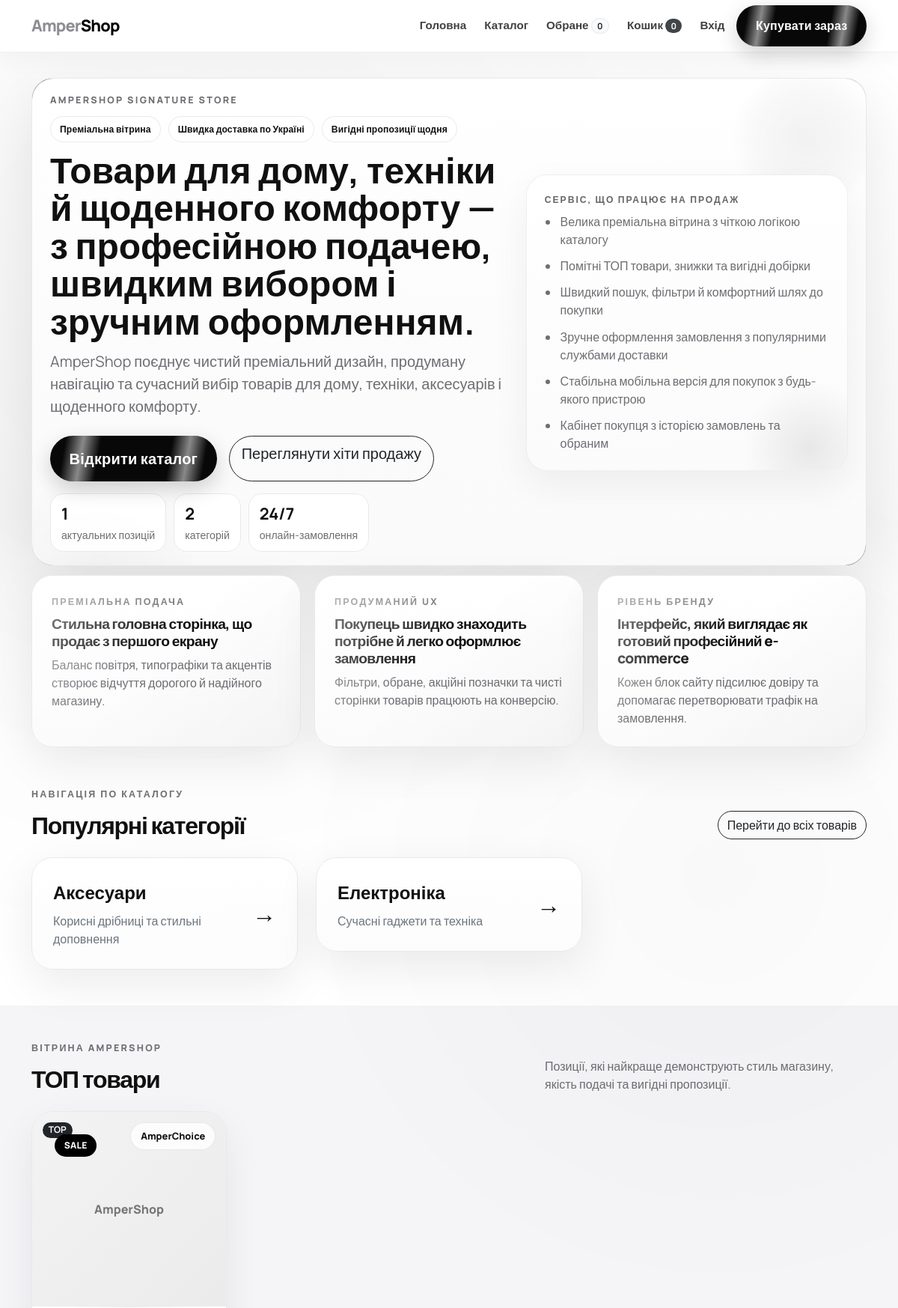
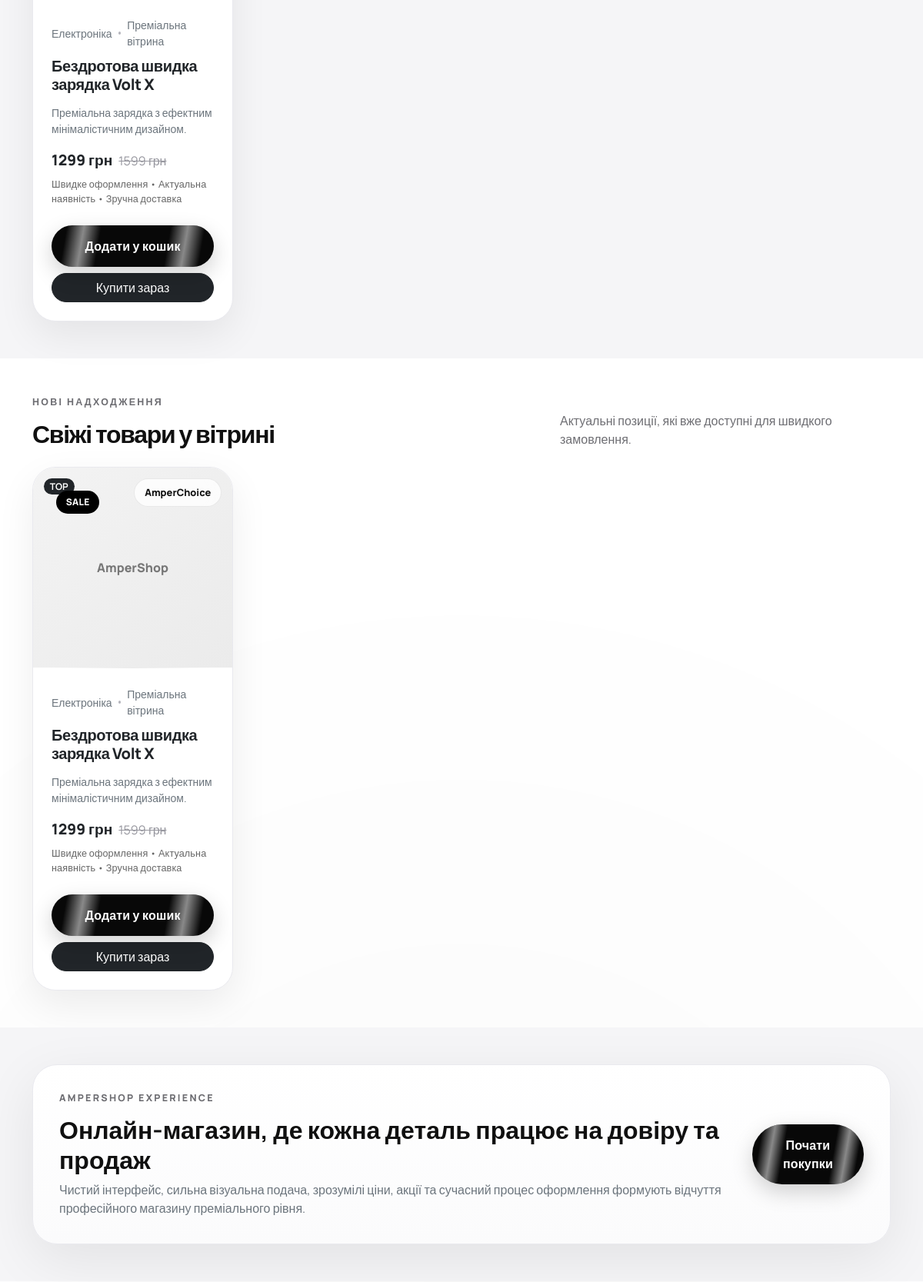
The page / (upper part) on the database its author committed (2 pictures, top to bottom).
### app.py (models this page shows, shortened)
class Setting(db.Model):
    id = db.Column(db.Integer, primary_key=True)
    key = db.Column(db.String(120), unique=True, nullable=False)
    value = db.Column(db.Text, nullable=True)

class Category(db.Model):
    id = db.Column(db.Integer, primary_key=True)
    name = db.Column(db.String(120), unique=True, nullable=False)
    slug = db.Column(db.String(120), unique=True, nullable=False)
    description = db.Column(db.Text, nullable=True)
    created_at = db.Column(db.DateTime, default=datetime.utcnow)
    products = db.relationship("Product", backref="category", lazy=True)

class Product(db.Model):
    id = db.Column(db.Integer, primary_key=True)
    title = db.Column(db.String(220), nullable=False)
    slug = db.Column(db.String(220), unique=True, nullable=False)
    short_description = db.Column(db.String(500), nullable=True)
    description = db.Column(db.Text, nullable=True)
    specifications = db.Column(db.Text, nullable=True)
    price = db.Column(db.Float, nullable=False)
    old_price = db.Column(db.Float, nullable=True)
    discount_enabled = db.Column(db.Boolean, default=False)
    is_top = db.Column(db.Boolean, default=False)
    is_active = db.Column(db.Boolean, default=True)
    stock_status = db.Column(db.String(50), default="В наявності")
    supplier_chat_id = db.Column(db.String(120), nullable=True)
    supplier_email = db.Column(db.String(180), nullable=True)
    supplier_notification_channel = db.Column(db.String(20), default="telegram")
    supplier_price = db.Column(db.Float, nullable=True)
    available_delivery_methods = db.Column(db.Text, nullable=True)
    category_id = db.Column(db.Integer, db.ForeignKey("category.id"), nullable=False)
    created_at = db.Column(db.DateTime, default=datetime.utcnow)
    updated_at = db.Column(db.DateTime, default=datetime.utcnow, onupdate=datetime.utcnow)
    images = db.relationship("ProductImage", backref="product", lazy=True, cascade="all, delete-orphan")
    order_items = db.relationship("OrderItem", backref="product", lazy=True)
    reviews = db.relationship("ProductReview", backref="product", lazy=True, cascade="all, delete-orphan")
    @property
    def current_price(self):
        if self.discount_enabled and self.old_price and self.old_price > self.price:
            return self.price
        return self.price

### app.py (the view)
    @app.route("/")
    def home():
        top_products = Product.query.filter_by(is_active=True, is_top=True).order_by(Product.created_at.desc()).limit(8).all()
        fresh_products = Product.query.filter_by(is_active=True).order_by(Product.created_at.desc()).limit(12).all()
        categories = Category.query.order_by(Category.name.asc()).all()
        return render_template("home.html", top_products=top_products, fresh_products=fresh_products, categories=categories)

### app.py (called while the page is built)
def get_setting(key, default=""):
    item = Setting.query.filter_by(key=key).first()
    return item.value if item and item.value is not None else default

def cms_lines(key, default=""):
    value = get_setting(key, default) or ""
    return [line.strip() for line in value.splitlines() if line.strip()]

def cms_int(key, default=0):
    value = get_setting(key, str(default))
    try:
        return int(value)
    except (TypeError, ValueError):
        return default

### templates/home.html (shortened to what this page needs)
{% extends 'base.html' %}
{% block content %}
<section class="hero-section ultra-hero-section final-hero-section">
  <div class="container">
    <div class="hero-card pulse-border premium-hero ultra-hero final-hero compact-hero">
      <div class="hero-orb"></div>
      <div class="row align-items-center g-4">
        <div class="col-lg-7">
          <div class="eyebrow">{{ cms('home_hero_eyebrow', 'AmperShop Signature Store') }}</div>
          <div class="hero-badge-row">
            <span class="hero-badge">{{ cms('home_hero_badge_1', 'Преміальна вітрина') }}</span>
            <span class="hero-badge">{{ cms('home_hero_badge_2', 'Швидка доставка по Україні') }}</span>
            <span class="hero-badge">{{ cms('home_hero_badge_3', 'Вигідні пропозиції щодня') }}</span>
          </div>
          <h1 class="display-4 fw-bold mb-3">{{ cms('home_hero_title', 'Товари для дому, техніки й щоденного комфорту — з професійною подачею, швидким вибором і зручним оформленням.') }}</h1>
          <p class="fs-5">{{ cms('home_hero_subtitle', 'AmperShop поєднує чистий преміальний дизайн, продуману навігацію та сучасний вибір товарів для дому, техніки, аксесуарів і щоденного комфорту.') }}</p>
          <div class="d-flex flex-wrap gap-3 mt-4">
            <a class="btn btn-electric btn-lg" href="{{ cms('home_primary_button_url', '/catalog') }}">{{ cms('home_primary_button_text', 'Відкрити каталог') }}</a>
            <a class="btn btn-outline-dark rounded-pill btn-lg" href="{{ cms('home_secondary_button_url', '/#featured-products') }}">{{ cms('home_secondary_button_text', 'Переглянути хіти продажу') }}</a>
          </div>
          <div class="hero-metrics hero-metrics-ultra">
            <div><strong>{{ cms('home_metric_1_value', '') or fresh_products|length }}</strong><span>{{ cms('home_metric_1_label', 'актуальних позицій') }}</span></div>
            <div><strong>{{ cms('home_metric_2_value', '') or categories|length }}</strong><span>{{ cms('home_metric_2_label', 'категорій') }}</span></div>
            <div><strong>{{ cms('home_metric_3_value', '24/7') }}</strong><span>{{ cms('home_metric_3_label', 'онлайн-замовлення') }}</span></div>
          </div>
        </div>
        <div class="col-lg-5">
          <div class="hero-side-card p-4 h-100 ultra-side-card final-side-card">
            <div class="mini-kicker mb-2">{{ cms('home_side_kicker', 'Сервіс, що працює на продаж') }}</div>
            <ul class="feature-list mb-0">
              {% for line in cms_lines('home_side_features', 'Велика преміальна вітрина з чіткою логікою каталогу\nПомітні ТОП товари, знижки та вигідні добірки\nШвидкий пошук, фільтри й комфортний шлях до покупки\nЗручне оформлення замовлення з популярними службами доставки\nСтабільна мобільна версія для покупок з будь-якого пристрою\nКабінет покупця з історією замовлень та обраним') %}
              <li>{{ line }}</li>
              {% endfor %}
            </ul>
          </div>
        </div>
      </div>
    </div>
    <div class="ultra-strip-grid final-strip-grid">
      {% for card in strip_cards|sort(attribute='order') %}
      <div class="ultra-strip-card final-strip-card">
        <div class="eyebrow mb-2">{{ card.eyebrow }}</div>
        <h3>{{ card.title }}</h3>
        <p>{{ card.text }}</p>
      </div>
      {% endfor %}
    </div>
  </div>
</section>
<section class="py-5 categories-section">
  <div class="container">
    <div class="section-head mb-4 d-flex justify-content-between align-items-end flex-wrap gap-3">
      <div>
        <div class="eyebrow">Навігація по каталогу</div>
        <h2 class="fw-bold mb-0">Популярні категорії</h2>
      </div>
      <a href="{{ url_for('catalog') }}" class="btn btn-outline-dark rounded-pill">Перейти до всіх товарів</a>
    </div>
    <div class="row g-4">
      {% for category in categories %}
      <div class="col-md-6 col-lg-4">
        <a href="{{ url_for('catalog', category=category.slug) }}" class="category-card text-decoration-none ultra-category-card final-category-card">
          <div>
            <div class="fw-bold fs-4 mb-2">{{ category.name }}</div>
            <div class="text-secondary">{{ category.description or 'Добірка товарів із сучасною подачею та комфортним вибором.' }}</div>
          </div>
          <div class="fs-2">→</div>
        </a>
      </div>
      {% endfor %}
    </div>
  </div>
</section>
<section class="py-5 bg-soft" id="featured-products">
  <div class="container">
    <div class="section-head mb-4 d-flex justify-content-between align-items-end flex-wrap gap-3">
      <div>
        <div class="eyebrow">Вітрина AmperShop</div>
        <h2 class="fw-bold mb-0">ТОП товари</h2>
      </div>
      <div class="section-copy">Позиції, які найкраще демонструють стиль магазину, якість подачі та вигідні пропозиції.</div>
    </div>
    <div class="row g-4">
      {% for product in top_products %}
        {% include 'partials/product_card.html' %}
      {% endfor %}
    </div>
  </div>
</section>
<section class="py-5 fresh-section">
  <div class="container">
    <div class="section-head mb-4 d-flex justify-content-between align-items-end flex-wrap gap-3">
      <div>
        <div class="eyebrow">Нові надходження</div>
        <h2 class="fw-bold mb-0">Свіжі товари у вітрині</h2>
      </div>
      <div class="section-copy">Актуальні позиції, які вже доступні для швидкого замовлення.</div>
    </div>
    <div class="row g-4">
      {% for product in fresh_products %}
        {% include 'partials/product_card.html' %}
      {% endfor %}
    </div>
  </div>
</section>
<section class="py-5 bg-soft trust-section">
  <div class="container">
    <div class="info-banner final-info-banner">
      <div>
        <div class="eyebrow">{{ cms('home_trust_eyebrow', 'AmperShop Experience') }}</div>
        <h2 class="fw-bold mb-2">{{ cms('home_trust_title', 'Онлайн-магазин, де кожна деталь працює на довіру та продаж') }}</h2>
        <p class="text-secondary mb-0">{{ cms('home_trust_text', 'Чистий інтерфейс, сильна візуальна подача, зрозумілі ціни, акції та сучасний процес оформлення формують відчуття професійного магазину преміального рівня.') }}</p>
      </div>
      <a class="btn btn-electric" href="{{ cms('home_trust_button_url', '/catalog') }}">{{ cms('home_trust_button_text', 'Почати покупки') }}</a>
    </div>
  </div>
</section>
{% endblock %}

### templates/partials/product_card.html (shortened to what this page needs)
<div class="col-md-6 col-lg-3">
  <div class="product-card ultra-product-card final-product-card h-100 d-flex flex-column">
    <a href="{{ url_for('product_detail', slug=product.slug) }}" class="text-decoration-none text-dark">
      <div class="product-image-wrap">
        {% if product.images %}
          <img src="/{{ product.images[0].image_path }}" alt="{{ product.title }}" class="product-image">
        {% else %}
          <div class="product-placeholder">AmperShop</div>
        {% endif %}
        <div class="product-floating-meta">
          <div class="d-flex gap-2 flex-wrap">
            {% if product.discount_enabled and product.old_price %}<span class="badge badge-sale">SALE</span>{% endif %}
            {% if product.is_top %}<span class="badge text-bg-dark rounded-pill">TOP</span>{% endif %}
          </div>
          <span class="glass-chip">AmperChoice</span>
        </div>
      </div>
      <div class="p-3 p-lg-4">
        <div class="product-meta-line">
          <div class="text-secondary small">{{ product.category.name }}</div>
          <div class="mini-dot"></div>
          <div class="text-secondary small">Преміальна вітрина</div>
        </div>
        <h5 class="product-title">{{ product.title }}</h5>
        <p class="text-secondary small mb-3">{{ product.short_description or 'Детальний опис, характеристики та умови замовлення доступні на сторінці товару.' }}</p>
        <div class="d-flex align-items-center gap-2 flex-wrap mb-2">
          <span class="price">{{ '%.0f'|format(product.current_price) }} грн</span>
          {% if product.discount_enabled and product.old_price %}<span class="old-price">{{ '%.0f'|format(product.old_price) }} грн</span>{% endif %}
        </div>
        <div class="product-trust-line">Швидке оформлення • Актуальна наявність • Зручна доставка</div>
      </div>
    </a>
    <div class="px-3 px-lg-4 pb-4 mt-auto d-grid gap-2">
      <div class="d-grid gap-2 product-actions-grid">
        <form method="post" action="{{ url_for('cart_add', product_id=product.id) }}">
          <button class="btn btn-electric w-100">Додати у кошик</button>
        </form>
        <form method="post" action="{{ url_for('cart_add', product_id=product.id) }}">
          <button class="btn btn-dark rounded-pill w-100">Купити зараз</button>
        </form>
      </div>
    </div>
  </div>
</div>

### rows shown on the page
Setting: value "AMPERSHOP SIGNATURE STORE"
Setting: value "Преміальна вітрина"
Setting: value "Швидка доставка по Україні"
Setting: value "Вигідні пропозиції щодня"
Setting: value "Товари для дому, техніки й щоденного комфорту — з професійною подачею, швидким вибором і зручним оформленням."
Setting: value "AmperShop поєднує чистий преміальний дизайн, продуману навігацію та сучасний вибір товарів для дому, техніки, аксесуарів і щоденного комфорту."
Setting: value "Відкрити каталог"
Setting: value "Переглянути хіти продажу"
Setting: value "актуальних позицій"
Setting: value "категорій"
Setting: value "24/7"
Setting: value "онлайн-замовлення"
Setting: value "СЕРВІС, ЩО ПРАЦЮЄ НА ПРОДАЖ"
Setting: eyebrow "ПРЕМІАЛЬНА ПОДАЧА"
Setting: title "Стильна головна сторінка, що продає з першого екрану"
Setting: text "Баланс повітря, типографіки та акцентів створює відчуття дорогого й надійного магазину."
Setting: eyebrow "ПРОДУМАНИЙ UX"
Setting: title "Покупець швидко знаходить потрібне й легко оформлює замовлення"
Setting: text "Фільтри, обране, акційні позначки та чисті сторінки товарів працюють на конверсію."
Setting: eyebrow "РІВЕНЬ БРЕНДУ"
Setting: title "Інтерфейс, який виглядає як готовий професійний e-commerce"
Setting: text "Кожен блок сайту підсилює довіру та допомагає перетворювати трафік на замовлення."
Category: name "Аксесуари", description "Корисні дрібниці та стильні доповнення"
Category: name "Електроніка", description "Сучасні гаджети та техніка"
Product: shows "SALE", is_top "TOP", category.name "Електроніка", title "Бездротова швидка зарядка Volt X", short_description "Преміальна зарядка з ефектним мінімалістичним дизайном.", current_price "1299", old_price "1599"
Setting: value "AMPERSHOP EXPERIENCE"
Setting: value "Онлайн-магазин, де кожна деталь працює на довіру та продаж"
Setting: value "Чистий інтерфейс, сильна візуальна подача, зрозумілі ціни, акції та сучасний процес оформлення формують відчуття професійного магазину преміального рівня."
Setting: value "Почати покупки"

### other values the page prints
{{ wishlist_count }} "0"
{{ cart_count }} "0"
{{ cms('home_metric_1_value', '') or fresh_products|length }} "1"
{{ cms('home_metric_2_value', '') or categories|length }} "2"
{{ line }} "Велика преміальна вітрина з чіткою логікою каталогу" "Помітні ТОП товари, знижки та вигідні добірки" "Швидкий пошук, фільтри й комфортний шлях до покупки" "Зручне оформлення замовлення з популярними службами доставки" "Стабільна мобільна версія для покупок з будь-якого пристрою" "Кабінет покупця з історією замовлень та обраним"
